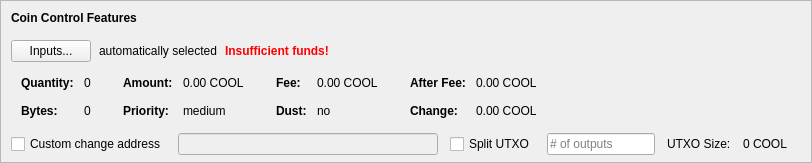
    <widget class="QFrame" name="frameCoinControl">
     <property name="sizePolicy">
      <sizepolicy hsizetype="Expanding" vsizetype="Expanding">
       <horstretch>0</horstretch>
       <verstretch>0</verstretch>
      </sizepolicy>
     </property>
     <property name="maximumSize">
      <size>
       <width>16777215</width>
       <height>16777215</height>
      </size>
     </property>
     <property name="frameShape">
      <enum>QFrame::StyledPanel</enum>
     </property>
     <property name="frameShadow">
      <enum>QFrame::Sunken</enum>
     </property>
     <layout class="QVBoxLayout" name="verticalLayoutCoinControl2">
      <property name="spacing">
       <number>0</number>
      </property>
      <property name="leftMargin">
       <number>0</number>
      </property>
      <property name="topMargin">
       <number>0</number>
      </property>
      <property name="rightMargin">
       <number>0</number>
      </property>
      <property name="bottomMargin">
       <number>6</number>
      </property>
      <item>
       <layout class="QVBoxLayout" name="verticalLayoutCoinControl" stretch="0,0,0,0,1">
        <property name="spacing">
         <number>0</number>
        </property>
        <property name="leftMargin">
         <number>10</number>
        </property>
        <property name="topMargin">
         <number>10</number>
        </property>
        <item>
         <layout class="QHBoxLayout" name="horizontalLayoutCoinControl1">
          <property name="bottomMargin">
           <number>15</number>
          </property>
          <item>
           <widget class="QLabel" name="labelCoinControlFeatures">
            <property name="sizePolicy">
             <sizepolicy hsizetype="Preferred" vsizetype="Maximum">
              <horstretch>0</horstretch>
              <verstretch>0</verstretch>
             </sizepolicy>
            </property>
            <property name="font">
             <font>
              <weight>75</weight>
              <bold>true</bold>
             </font>
            </property>
            <property name="styleSheet">
             <string notr="true">font-weight:bold;</string>
            </property>
            <property name="text">
             <string>Coin Control Features</string>
            </property>
           </widget>
          </item>
         </layout>
        </item>
        <item>
         <layout class="QHBoxLayout" name="horizontalLayoutCoinControl2" stretch="0,0,0,0">
          <property name="spacing">
           <number>8</number>
          </property>
          <property name="bottomMargin">
           <number>10</number>
          </property>
          <item>
           <widget class="QPushButton" name="pushButtonCoinControl">
            <property name="styleSheet">
             <string notr="true"/>
            </property>
            <property name="text">
             <string>Inputs...</string>
            </property>
            <property name="autoDefault">
             <bool>false</bool>
            </property>
           </widget>
          </item>
          <item>
           <widget class="QLabel" name="labelCoinControlAutomaticallySelected">
            <property name="text">
             <string>automatically selected</string>
            </property>
            <property name="margin">
             <number>5</number>
            </property>
           </widget>
          </item>
          <item>
           <widget class="QLabel" name="labelCoinControlInsuffFunds">
            <property name="font">
             <font>
              <weight>75</weight>
              <bold>true</bold>
             </font>
            </property>
            <property name="styleSheet">
             <string notr="true">color:red;font-weight:bold;</string>
            </property>
            <property name="text">
             <string>Insufficient funds!</string>
            </property>
            <property name="margin">
             <number>5</number>
            </property>
           </widget>
          </item>
          <item>
           <spacer name="horizontalSpacerCoinControl">
            <property name="orientation">
             <enum>Qt::Horizontal</enum>
            </property>
            <property name="sizeHint" stdset="0">
             <size>
              <width>40</width>
              <height>1</height>
             </size>
            </property>
           </spacer>
          </item>
         </layout>
        </item>
        <item>
         <widget class="QWidget" name="widgetCoinControl" native="true">
          <property name="sizePolicy">
           <sizepolicy hsizetype="Preferred" vsizetype="Preferred">
            <horstretch>0</horstretch>
            <verstretch>0</verstretch>
           </sizepolicy>
          </property>
          <property name="minimumSize">
           <size>
            <width>0</width>
            <height>0</height>
           </size>
          </property>
          <property name="styleSheet">
           <string notr="true"/>
          </property>
          <layout class="QHBoxLayout" name="horizontalLayoutCoinControl5">
           <property name="leftMargin">
            <number>0</number>
           </property>
           <property name="topMargin">
            <number>0</number>
           </property>
           <property name="rightMargin">
            <number>0</number>
           </property>
           <property name="bottomMargin">
            <number>0</number>
           </property>
           <item>
            <layout class="QHBoxLayout" name="horizontalLayoutCoinControl3" stretch="0,0,0,1">
             <property name="spacing">
              <number>20</number>
             </property>
             <property name="topMargin">
              <number>0</number>
             </property>
             <property name="bottomMargin">
              <number>10</number>
             </property>
             <item>
              <layout class="QFormLayout" name="formLayoutCoinControl1">
               <property name="horizontalSpacing">
                <number>10</number>
               </property>
               <property name="verticalSpacing">
                <number>14</number>
               </property>
               <property name="leftMargin">
                <number>10</number>
               </property>
               <property name="topMargin">
                <number>4</number>
               </property>
               <property name="rightMargin">
                <number>6</number>
               </property>
               <item row="0" column="0">
                <widget class="QLabel" name="labelCoinControlQuantityText">
                 <property name="font">
                  <font>
                   <weight>75</weight>
                   <bold>true</bold>
                  </font>
                 </property>
                 <property name="text">
                  <string>Quantity:</string>
                 </property>
                 <property name="margin">
                  <number>0</number>
                 </property>
                </widget>
               </item>
               <item row="0" column="1">
                <widget class="QLabel" name="labelCoinControlQuantity">
                 <property name="cursor">
                  <cursorShape>IBeamCursor</cursorShape>
                 </property>
                 <property name="contextMenuPolicy">
                  <enum>Qt::ActionsContextMenu</enum>
                 </property>
                 <property name="text">
                  <string notr="true">0</string>
                 </property>
                 <property name="margin">
                  <number>0</number>
                 </property>
                 <property name="textInteractionFlags">
                  <set>Qt::LinksAccessibleByMouse|Qt::TextSelectableByKeyboard|Qt::TextSelectableByMouse</set>
                 </property>
                </widget>
               </item>
               <item row="1" column="0">
                <widget class="QLabel" name="labelCoinControlBytesText">
                 <property name="font">
                  <font>
                   <weight>75</weight>
                   <bold>true</bold>
                  </font>
                 </property>
                 <property name="text">
                  <string>Bytes:</string>
                 </property>
                </widget>
               </item>
               <item row="1" column="1">
                <widget class="QLabel" name="labelCoinControlBytes">
                 <property name="cursor">
                  <cursorShape>IBeamCursor</cursorShape>
                 </property>
                 <property name="contextMenuPolicy">
                  <enum>Qt::ActionsContextMenu</enum>
                 </property>
                 <property name="text">
                  <string notr="true">0</string>
                 </property>
                 <property name="textInteractionFlags">
                  <set>Qt::LinksAccessibleByMouse|Qt::TextSelectableByKeyboard|Qt::TextSelectableByMouse</set>
                 </property>
                </widget>
               </item>
              </layout>
             </item>
             <item>
              <layout class="QFormLayout" name="formLayoutCoinControl2">
               <property name="horizontalSpacing">
                <number>10</number>
               </property>
               <property name="verticalSpacing">
                <number>14</number>
               </property>
               <property name="leftMargin">
                <number>6</number>
               </property>
               <property name="topMargin">
                <number>4</number>
               </property>
               <property name="rightMargin">
                <number>6</number>
               </property>
               <item row="0" column="0">
                <widget class="QLabel" name="labelCoinControlAmountText">
                 <property name="font">
                  <font>
                   <weight>75</weight>
                   <bold>true</bold>
                  </font>
                 </property>
                 <property name="text">
                  <string>Amount:</string>
                 </property>
                 <property name="margin">
                  <number>0</number>
                 </property>
                </widget>
               </item>
               <item row="0" column="1">
                <widget class="QLabel" name="labelCoinControlAmount">
                 <property name="cursor">
                  <cursorShape>IBeamCursor</cursorShape>
                 </property>
                 <property name="contextMenuPolicy">
                  <enum>Qt::ActionsContextMenu</enum>
                 </property>
                 <property name="text">
                  <string notr="true">0.00 COOL</string>
                 </property>
                 <property name="textInteractionFlags">
                  <set>Qt::LinksAccessibleByMouse|Qt::TextSelectableByKeyboard|Qt::TextSelectableByMouse</set>
                 </property>
                </widget>
               </item>
               <item row="1" column="0">
                <widget class="QLabel" name="labelCoinControlPriorityText">
                 <property name="font">
                  <font>
                   <weight>75</weight>
                   <bold>true</bold>
                  </font>
                 </property>
                 <property name="text">
                  <string>Priority:</string>
                 </property>
                </widget>
               </item>
               <item row="1" column="1">
                <widget class="QLabel" name="labelCoinControlPriority">
                 <property name="cursor">
                  <cursorShape>IBeamCursor</cursorShape>
                 </property>
                 <property name="contextMenuPolicy">
                  <enum>Qt::ActionsContextMenu</enum>
                 </property>
                 <property name="text">
                  <string>medium</string>
                 </property>
                 <property name="textInteractionFlags">
                  <set>Qt::LinksAccessibleByMouse|Qt::TextSelectableByKeyboard|Qt::TextSelectableByMouse</set>
                 </property>
                </widget>
               </item>
              </layout>
             </item>
             <item>
              <layout class="QFormLayout" name="formLayoutCoinControl3">
               <property name="horizontalSpacing">
                <number>10</number>
               </property>
               <property name="verticalSpacing">
                <number>14</number>
               </property>
               <property name="leftMargin">
                <number>6</number>
               </property>
               <property name="topMargin">
                <number>4</number>
               </property>
               <property name="rightMargin">
                <number>6</number>
               </property>
               <item row="0" column="0">
                <widget class="QLabel" name="labelCoinControlFeeText">
                 <property name="font">
                  <font>
                   <weight>75</weight>
                   <bold>true</bold>
                  </font>
                 </property>
                 <property name="text">
                  <string>Fee:</string>
                 </property>
                 <property name="margin">
                  <number>0</number>
                 </property>
                </widget>
               </item>
               <item row="0" column="1">
                <widget class="QLabel" name="labelCoinControlFee">
                 <property name="cursor">
                  <cursorShape>IBeamCursor</cursorShape>
                 </property>
                 <property name="contextMenuPolicy">
                  <enum>Qt::ActionsContextMenu</enum>
                 </property>
                 <property name="text">
                  <string notr="true">0.00 COOL</string>
                 </property>
                 <property name="textInteractionFlags">
                  <set>Qt::LinksAccessibleByMouse|Qt::TextSelectableByKeyboard|Qt::TextSelectableByMouse</set>
                 </property>
                </widget>
               </item>
               <item row="1" column="0">
                <widget class="QLabel" name="labelCoinControlLowOutputText">
                 <property name="font">
                  <font>
                   <weight>75</weight>
                   <bold>true</bold>
                  </font>
                 </property>
                 <property name="text">
                  <string>Dust:</string>
                 </property>
                </widget>
               </item>
               <item row="1" column="1">
                <widget class="QLabel" name="labelCoinControlLowOutput">
                 <property name="cursor">
                  <cursorShape>IBeamCursor</cursorShape>
                 </property>
                 <property name="contextMenuPolicy">
                  <enum>Qt::ActionsContextMenu</enum>
                 </property>
                 <property name="text">
                  <string>no</string>
                 </property>
                 <property name="textInteractionFlags">
                  <set>Qt::LinksAccessibleByMouse|Qt::TextSelectableByKeyboard|Qt::TextSelectableByMouse</set>
                 </property>
                </widget>
               </item>
              </layout>
             </item>
             <item>
              <layout class="QFormLayout" name="formLayoutCoinControl4">
               <property name="horizontalSpacing">
                <number>10</number>
               </property>
               <property name="verticalSpacing">
                <number>14</number>
               </property>
               <property name="leftMargin">
                <number>6</number>
               </property>
               <property name="topMargin">
                <number>4</number>
               </property>
               <property name="rightMargin">
                <number>6</number>
               </property>
               <item row="0" column="0">
                <widget class="QLabel" name="labelCoinControlAfterFeeText">
                 <property name="font">
                  <font>
                   <weight>75</weight>
                   <bold>true</bold>
                  </font>
                 </property>
                 <property name="text">
                  <string>After Fee:</string>
                 </property>
                 <property name="margin">
                  <number>0</number>
                 </property>
                </widget>
               </item>
               <item row="0" column="1">
                <widget class="QLabel" name="labelCoinControlAfterFee">
                 <property name="cursor">
                  <cursorShape>IBeamCursor</cursorShape>
                 </property>
                 <property name="contextMenuPolicy">
                  <enum>Qt::ActionsContextMenu</enum>
                 </property>
                 <property name="text">
                  <string notr="true">0.00 COOL</string>
                 </property>
                 <property name="textInteractionFlags">
                  <set>Qt::LinksAccessibleByMouse|Qt::TextSelectableByKeyboard|Qt::TextSelectableByMouse</set>
                 </property>
                </widget>
               </item>
               <item row="1" column="0">
                <widget class="QLabel" name="labelCoinControlChangeText">
                 <property name="font">
                  <font>
                   <weight>75</weight>
                   <bold>true</bold>
                  </font>
                 </property>
                 <property name="text">
                  <string>Change:</string>
                 </property>
                </widget>
               </item>
               <item row="1" column="1">
                <widget class="QLabel" name="labelCoinControlChange">
                 <property name="cursor">
                  <cursorShape>IBeamCursor</cursorShape>
                 </property>
                 <property name="contextMenuPolicy">
                  <enum>Qt::ActionsContextMenu</enum>
                 </property>
                 <property name="text">
                  <string notr="true">0.00 COOL</string>
                 </property>
                 <property name="textInteractionFlags">
                  <set>Qt::LinksAccessibleByMouse|Qt::TextSelectableByKeyboard|Qt::TextSelectableByMouse</set>
                 </property>
                </widget>
               </item>
              </layout>
             </item>
            </layout>
           </item>
          </layout>
         </widget>
        </item>
        <item>
         <layout class="QHBoxLayout" name="horizontalLayoutCoinControl4" stretch="0,0,0,0,0,0,0">
          <property name="spacing">
           <number>12</number>
          </property>
          <property name="sizeConstraint">
           <enum>QLayout::SetDefaultConstraint</enum>
          </property>
          <property name="topMargin">
           <number>5</number>
          </property>
          <property name="rightMargin">
           <number>5</number>
          </property>
          <item>
           <widget class="QCheckBox" name="checkBoxCoinControlChange">
            <property name="toolTip">
             <string>If this is activated, but the change address is empty or invalid, change will be sent to a newly generated address.</string>
            </property>
            <property name="text">
             <string>Custom change address</string>
            </property>
           </widget>
          </item>
          <item>
           <widget class="QValidatedLineEdit" name="lineEditCoinControlChange">
            <property name="enabled">
             <bool>false</bool>
            </property>
            <property name="sizePolicy">
             <sizepolicy hsizetype="Expanding" vsizetype="Fixed">
              <horstretch>0</horstretch>
              <verstretch>0</verstretch>
             </sizepolicy>
            </property>
           </widget>
          </item>
          <item>
           <widget class="QCheckBox" name="splitBlockCheckBox">
            <property name="text">
             <string>Split UTXO</string>
            </property>
           </widget>
          </item>
          <item>
           <widget class="QLineEdit" name="splitBlockLineEdit">
            <property name="sizePolicy">
             <sizepolicy hsizetype="Fixed" vsizetype="Fixed">
              <horstretch>50</horstretch>
              <verstretch>0</verstretch>
             </sizepolicy>
            </property>
            <property name="placeholderText">
             <string># of outputs</string>
            </property>
           </widget>
          </item>
          <item>
           <widget class="QLabel" name="labelBlockSizeText">
            <property name="text">
             <string>UTXO Size:</string>
            </property>
           </widget>
          </item>
          <item>
           <widget class="QLabel" name="labelBlockSize">
            <property name="text">
             <string>0 COOL</string>
            </property>
           </widget>
          </item>
          <item>
           <widget class="QLabel" name="labelCoinControlChangeLabel">
            <property name="sizePolicy">
             <sizepolicy hsizetype="Preferred" vsizetype="Expanding">
              <horstretch>0</horstretch>
              <verstretch>0</verstretch>
             </sizepolicy>
            </property>
            <property name="minimumSize">
             <size>
              <width>0</width>
              <height>0</height>
             </size>
            </property>
            <property name="text">
             <string/>
            </property>
            <property name="margin">
             <number>3</number>
            </property>
           </widget>
          </item>
         </layout>
        </item>
        <item>
         <spacer name="verticalSpacerCoinControl">
          <property name="orientation">
           <enum>Qt::Vertical</enum>
          </property>
          <property name="sizeHint" stdset="0">
           <size>
            <width>800</width>
            <height>1</height>
           </size>
          </property>
         </spacer>
        </item>
       </layout>
      </item>
     </layout>
    </widget>
